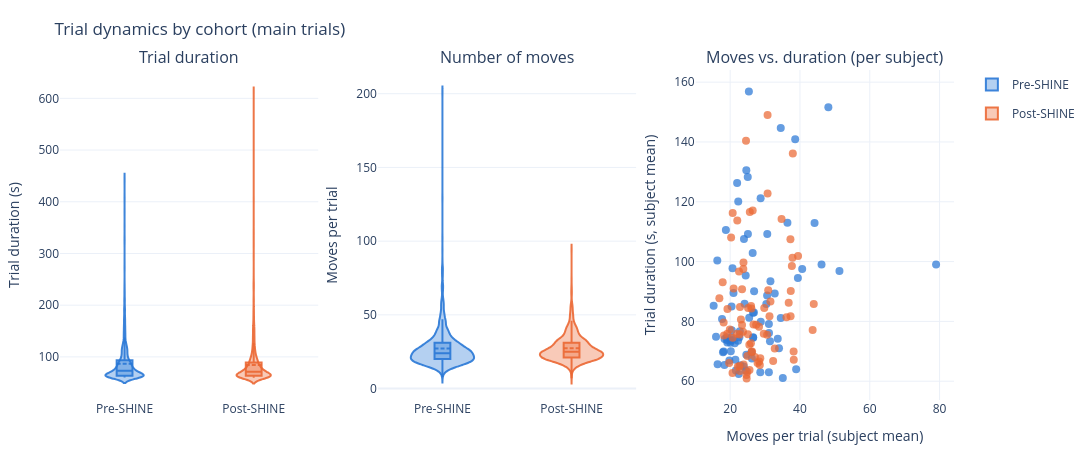

Notebook code cell kept with this figure:
### Markdown cell above
## 2. Trial duration and number of moves

Per-trial distributions of trial duration and number of moves (main trials only -- catch
trials use a different `images_per_trial`, see `SpAM_Task/task_config.json`, so mixing them in
would confound the move-count comparison), the per-subject moves-vs-duration relationship, and
how both measures trend over the course of the session (mean +/- SE per trial number, with thin
per-subject lines -- same progression-panel style as `analysis/pilot/figures.py`'s
`fig_trial_duration`/`fig_moves`). Mann-Whitney U tests below use per-subject means.

### Code cell
subj_trial_stats = {c: subject_trial_stats(trials_main[c]) for c in COHORTS}
fig_trial_time_moves(trials_main, subj_trial_stats).show()

### Figure 1 — Plotly figure (JSON) as saved in the notebook; plotly's stock layout.template omitted (floating-point values rounded to 4 significant figures; data arrays with more than 128 entries replaced by an {"elided": "..."} marker saying what was removed)
{"data": [{"box": {"visible": true}, "fillcolor": "rgba(42,120,214,0.35)", "legendgroup": "pre", "line": {"color": "rgba(42,120,214,0.9)"}, "marker": {"color": "#2a78d6"}, "meanline": {"visible": true}, "name": "Pre-SHINE", "points": false, "showlegend": true, "type": "violin", "x0": "Pre-SHINE", "xaxis": "x", "y": {"elided": "1738 float values"}, "yaxis": "y"}, {"box": {"visible": true}, "fillcolor": "rgba(42,120,214,0.35)", "legendgroup": "pre", "line": {"color": "rgba(42,120,214,0.9)"}, "marker": {"color": "#2a78d6"}, "meanline": {"visible": true}, "name": "Pre-SHINE", "points": false, "showlegend": false, "type": "violin", "x0": "Pre-SHINE", "xaxis": "x2", "y": {"elided": "1738 int values"}, "yaxis": "y2"}, {"hovertemplate": "Moves: %{x:.1f}<br>Duration: %{y:.1f}s<extra></extra>", "legendgroup": "pre", "marker": {"color": "rgba(42,120,214,0.9)", "opacity": 0.8, "size": 8}, "mode": "markers", "name": "Pre-SHINE", "showlegend": false, "type": "scatter", "x": [33.64, 48.14, 20.18, 19.18, 38.64, 20.68, 26.45, 20.14, 16.41, 26.82, 15.27, 31.41, 19.05, 25.36, 34.5, 28.73, 79.0, 44.18, 23.91, 20.05, 18.36, 36.41, 26.55, 21.64, 19.77, 18.41, 35.09, 17.95, 40.64, 25.05, 31.09, 22.32, 24.45, 19.14, 17.68, 22.0, 20.45, 25.09, 21.5, 31.55, 15.95, 31.14, 25.45, 34.5, 32.77, 22.95, 20.64, 22.64, 30.36, 20.41, 26.59, 28.77, 24.64, 28.64, 20.95, 23.95, 31.09, 24.45, 39.41, 46.18, 21.32, 20.32, 22.77, 22.45, 30.59, 18.14, 26.23, 26.86, 16.32, 34.0, 22.27, 24.14, 51.32, 26.14, 18.77, 24.64, 38.91, 30.64, 26.59], "xaxis": "x3", "y": [74.22, 151.6, 70.02, 72.95, 140.9, 97.73, 102.8, 73.49, 65.68, 82.96, 85.23, 73.37, 74.68, 156.9, 144.7, 121.2, 99.01, 112.9, 64.94, 72.85, 65.45, 113.0, 82.86, 63.54, 66.95, 74.08, 61.04, 69.7, 97.51, 128.3, 79.12, 120.1, 95.38, 73.71, 80.78, 126.3, 77.03, 109.2, 67.19, 93.4, 74.85, 76.09, 81.2, 81.13, 89.33, 65.36, 73.77, 74.72, 85.84, 84.96, 74.67, 79.87, 130.5, 62.98, 89.52, 107.5, 63.01, 63.59, 94.48, 98.99, 72.65, 74.51, 76.72, 62.44, 88.69, 69.94, 67.62, 90.1, 100.3, 71.01, 73.5, 85.89, 96.82, 69.65, 110.6, 68.82, 64.01, 109.2, 74.49], "yaxis": "y3"}, {"box": {"visible": true}, "fillcolor": "rgba(235,104,52,0.35)", "legendgroup": "post", "line": {"color": "rgba(235,104,52,0.9)"}, "marker": {"color": "#eb6834"}, "meanline": {"visible": true}, "name": "Post-SHINE", "points": false, "showlegend": true, "type": "violin", "x0": "Post-SHINE", "xaxis": "x", "y": {"elided": "1672 float values"}, "yaxis": "y"}, {"box": {"visible": true}, "fillcolor": "rgba(235,104,52,0.35)", "legendgroup": "post", "line": {"color": "rgba(235,104,52,0.9)"}, "marker": {"color": "#eb6834"}, "meanline": {"visible": true}, "name": "Post-SHINE", "points": false, "showlegend": false, "type": "violin", "x0": "Post-SHINE", "xaxis": "x2", "y": {"elided": "1672 int values"}, "yaxis": "y2"}, {"hovertemplate": "Moves: %{x:.1f}<br>Duration: %{y:.1f}s<extra></extra>", "legendgroup": "post", "marker": {"color": "rgba(235,104,52,0.9)", "opacity": 0.8, "size": 8}, "mode": "markers", "name": "Post-SHINE", "showlegend": false, "type": "scatter", "x": [34.73, 26.0, 20.27, 19.73, 18.23, 17.86, 30.73, 25.09, 23.09, 38.23, 30.73, 36.14, 27.45, 29.77, 32.32, 22.82, 25.5, 21.91, 23.82, 37.95, 37.32, 30.59, 22.77, 21.0, 23.77, 22.55, 20.73, 22.73, 19.18, 19.23, 24.55, 20.73, 37.27, 22.05, 16.91, 26.14, 25.14, 22.64, 32.77, 25.95, 37.86, 39.45, 28.64, 25.64, 24.68, 38.18, 26.68, 27.09, 23.68, 28.27, 24.91, 36.77, 31.55, 25.55, 20.68, 37.68, 24.73, 28.32, 26.09, 37.36, 27.86, 43.64, 23.86, 26.27, 24.95, 29.64, 22.18, 26.45, 18.14, 28.5, 43.95, 31.27, 19.91, 30.91, 23.41, 23.41], "xaxis": "x3", "y": [114.3, 85.18, 108.1, 66.08, 75.24, 93.08, 149.0, 75.7, 80.64, 67.2, 122.8, 81.39, 78.85, 84.47, 66.74, 84.85, 72.16, 75.83, 99.68, 136.1, 81.76, 75.53, 63.39, 91.02, 97.49, 96.65, 74.56, 75.58, 75.9, 84.14, 140.4, 116.2, 107.5, 113.7, 87.73, 69.79, 84.48, 65.1, 70.97, 72.67, 101.2, 101.9, 67.7, 116.6, 62.07, 69.91, 78.98, 68.11, 76.56, 78.2, 63.18, 86.21, 86.69, 63.74, 62.73, 98.55, 60.9, 66.62, 84.31, 90.12, 66.1, 77.12, 65.58, 69.94, 68.42, 75.82, 64.85, 117.0, 79.63, 65.44, 85.83, 81.74, 77.27, 90.44, 90.72, 78.81], "yaxis": "y3"}], "layout": {"annotations": [{"font": {"size": 16}, "showarrow": false, "text": "Trial duration", "x": 0.1444, "xanchor": "center", "xref": "paper", "y": 1.0, "yanchor": "bottom", "yref": "paper"}, {"font": {"size": 16}, "showarrow": false, "text": "Number of moves", "x": 0.5, "xanchor": "center", "xref": "paper", "y": 1.0, "yanchor": "bottom", "yref": "paper"}, {"font": {"size": 16}, "showarrow": false, "text": "Moves vs. duration (per subject)", "x": 0.8556, "xanchor": "center", "xref": "paper", "y": 1.0, "yanchor": "bottom", "yref": "paper"}], "height": 460, "margin": {"b": 60, "l": 60, "r": 40, "t": 70}, "showlegend": true, "title": {"text": "Trial dynamics by cohort (main trials)"}, "width": 1200, "xaxis": {"anchor": "y", "domain": [0.0, 0.2889]}, "xaxis2": {"anchor": "y2", "domain": [0.3556, 0.6444]}, "xaxis3": {"anchor": "y3", "domain": [0.7111, 1.0], "title": {"text": "Moves per trial (subject mean)"}}, "yaxis": {"anchor": "x", "domain": [0.0, 1.0], "title": {"text": "Trial duration (s)"}}, "yaxis2": {"anchor": "x2", "domain": [0.0, 1.0], "title": {"text": "Moves per trial"}}, "yaxis3": {"anchor": "x3", "domain": [0.0, 1.0], "title": {"text": "Trial duration (s, subject mean)"}}}}
